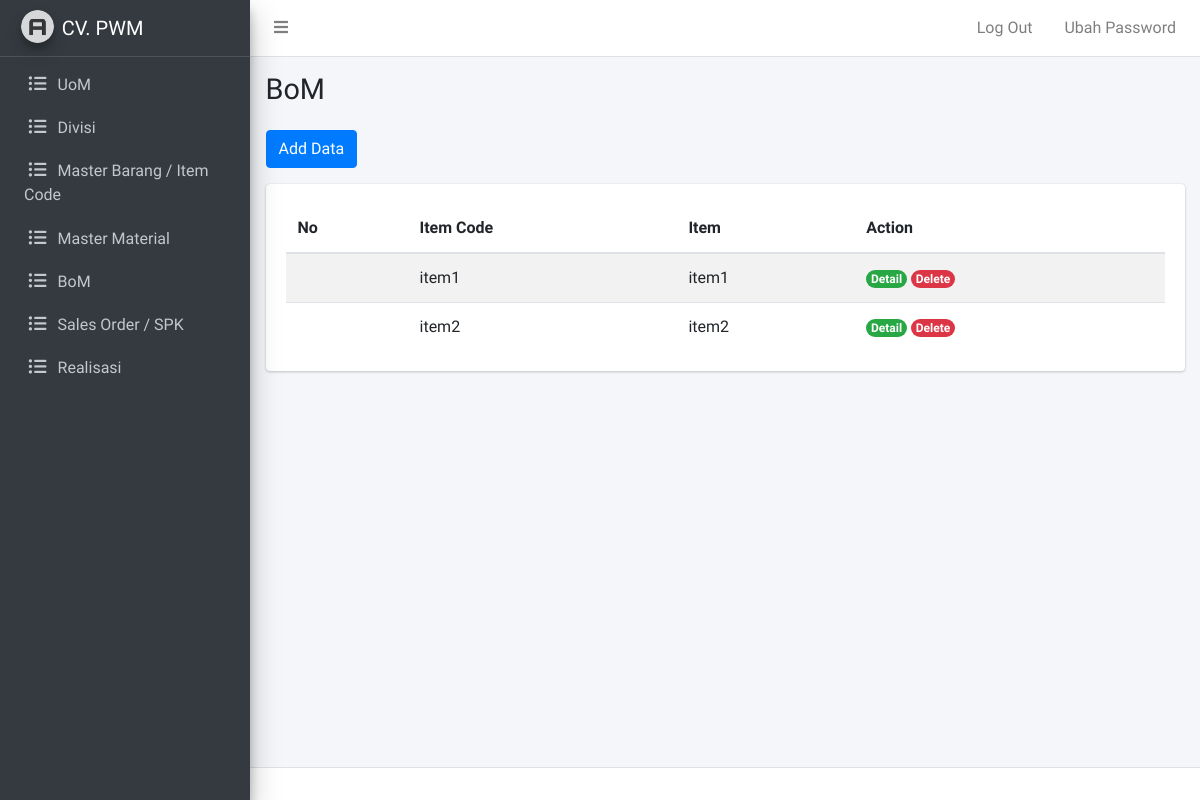
Page /admin/bom.php (signed in) on the earlier database version.
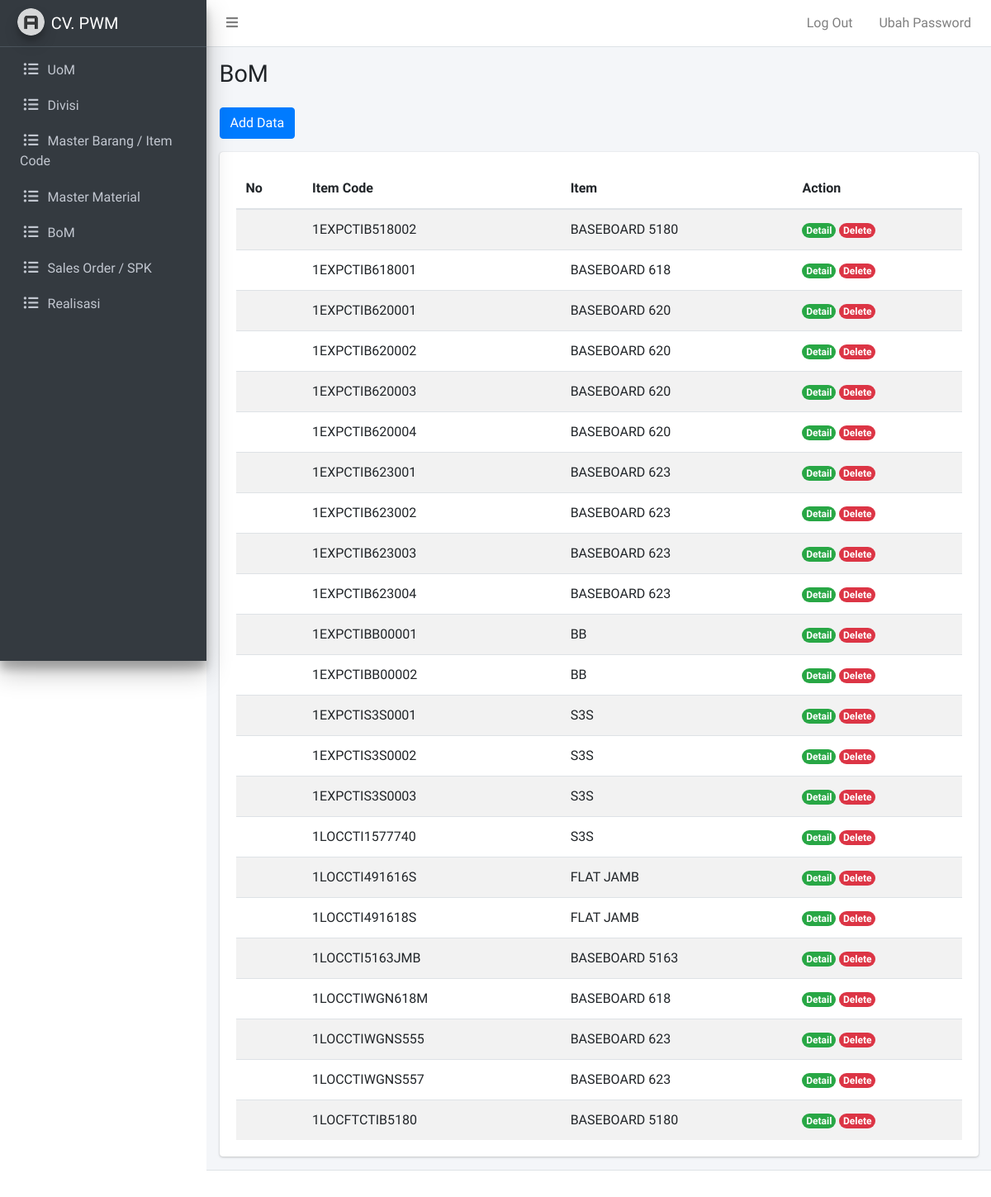
Same page on the later database version.
### tables this page shows
CREATE TABLE `item` (
  `item_id` varchar(255) NOT NULL,
  `item_nama` varchar(255) NOT NULL,
  `item_panjang` float NOT NULL,
  `item_lebar` float NOT NULL,
  `item_tebal` float NOT NULL,
  `item_kubikasi` float NOT NULL,
  `item_uom_id` int(11) DEFAULT NULL
);

### admin/bom.php (the view, shortened to what this page needs)
<?php
require_once "../koneksi.php";
$querybom = mysqli_query($conn, "SELECT DISTINCT item.item_id, item.item_nama FROM bom INNER JOIN item ON item.item_id = bom.bom_item_id");
?>
<?php require_once "template/header.php"; ?>
<?php require_once "template/navbar.php"; ?>
<?php require_once "template/sidebar.php"; ?>
  <div class="content-wrapper">
    <div class="content-header">
      <div class="container-fluid">
        <div class="row mb-2">
          <div class="col-sm-6">
            <h1 class="m-0">BoM</h1>
          </div>
        </div>
      </div>
    </div>
    <div class="content">
      <div class="container-fluid">
        <div class="row mb-3">
          <div class="col-md-5">
            <a href="bom-add.php">
              <button class="btn btn-primary">Add Data</button>
            </a>
          </div>
        </div>
        <div class="row">
          <div class="col">
            <div class="card table-responsive">
              <div class="card-body">
                <table id="bom" class="table table-striped display" style="width:100%">
                  <thead>
                      <tr>
                          <th>No</th>
                          <th>Item Code</th>
                          <th>Item</th>
                          <th>Action</th>
                      </tr>
                  </thead>
                  <tbody>
                    <?php while($bom = mysqli_fetch_assoc($querybom)) : ?>
                      <tr>
                          <td></td>
                          <td><?= $bom['item_id']; ?></td>
                          <td><?= $bom['item_nama']; ?></td>
                          <td>
                            <a href="bom-detail.php?itemid=<?= $bom['item_id']; ?>"><span class="badge rounded-pill bg-success">Detail</span></a>
                            <a href="bom-delete.php?itemid=<?= $bom['item_id']; ?>"><span class="badge rounded-pill bg-danger">Delete</span></a>
                          </td>
                      </tr>
                    <?php endwhile; ?>
                  </tbody>
                </table>
              </div>
            </div>
          </div>
        </div>
      </div>
    </div>
  </div>
<?php require_once "template/footer.php"; ?>

Differences in the rows shown:
removed item: item_id "item1", item_nama "item1"
removed item: item_id "item2", item_nama "item2"
added item: item_id "1EXPCTIB518002", item_nama "BASEBOARD 5180"
added item: item_id "1EXPCTIB618001", item_nama "BASEBOARD 618"
added item: item_id "1EXPCTIB620001", item_nama "BASEBOARD 620"
added item: item_id "1EXPCTIB620002", item_nama "BASEBOARD 620"
added item: item_id "1EXPCTIB620003", item_nama "BASEBOARD 620"
added item: item_id "1EXPCTIB620004", item_nama "BASEBOARD 620"
added item: item_id "1EXPCTIB623001", item_nama "BASEBOARD 623"
added item: item_id "1EXPCTIB623002", item_nama "BASEBOARD 623"
added item: item_id "1EXPCTIB623003", item_nama "BASEBOARD 623"
added item: item_id "1EXPCTIB623004", item_nama "BASEBOARD 623"
added item: item_id "1EXPCTIBB00001", item_nama "BB"
added item: item_id "1EXPCTIBB00002", item_nama "BB"
added item: item_id "1EXPCTIS3S0001", item_nama "S3S"
added item: item_id "1EXPCTIS3S0002", item_nama "S3S"
added item: item_id "1EXPCTIS3S0003", item_nama "S3S"
added item: item_id "1LOCCTI1577740", item_nama "S3S"
added item: item_id "1LOCCTI491616S", item_nama "FLAT JAMB"
added item: item_id "1LOCCTI491618S", item_nama "FLAT JAMB"
added item: item_id "1LOCCTI5163JMB", item_nama "BASEBOARD 5163"
added item: item_id "1LOCCTIWGN618M", item_nama "BASEBOARD 618"
added item: item_id "1LOCCTIWGNS555", item_nama "BASEBOARD 623"
added item: item_id "1LOCCTIWGNS557", item_nama "BASEBOARD 623"
added item: item_id "1LOCFTCTIB5180", item_nama "BASEBOARD 5180"
